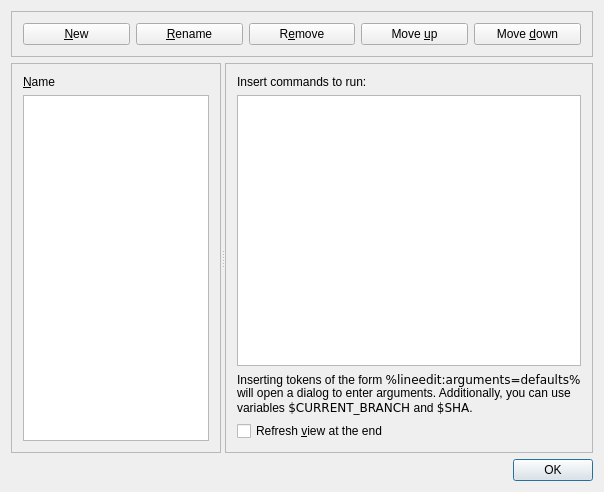
<?xml version="1.0" encoding="UTF-8"?>
<ui version="4.0">
 <class>CustomActionBase</class>
 <widget class="QWidget" name="CustomActionBase">
  <property name="geometry">
   <rect>
    <x>0</x>
    <y>0</y>
    <width>604</width>
    <height>492</height>
   </rect>
  </property>
  <property name="windowTitle">
   <string>Actions builder</string>
  </property>
  <property name="windowIcon">
   <iconset theme="bookmarks" resource="icons.qrc">
    <normaloff>:/icons/resources/bookmark.png</normaloff>:/icons/resources/bookmark.png</iconset>
  </property>
  <layout class="QVBoxLayout" name="verticalLayout">
   <item>
    <widget class="QFrame" name="frame">
     <property name="sizePolicy">
      <sizepolicy hsizetype="Preferred" vsizetype="Fixed">
       <horstretch>0</horstretch>
       <verstretch>0</verstretch>
      </sizepolicy>
     </property>
     <property name="frameShape">
      <enum>QFrame::Shape::StyledPanel</enum>
     </property>
     <property name="frameShadow">
      <enum>QFrame::Shadow::Raised</enum>
     </property>
     <layout class="QHBoxLayout" name="horizontalLayout">
      <item>
       <widget class="QPushButton" name="pushButtonNew">
        <property name="text">
         <string>&amp;New</string>
        </property>
        <property name="icon">
         <iconset theme="bookmark-new" resource="icons.qrc">
          <normaloff>:/icons/resources/bookmark_add.png</normaloff>:/icons/resources/bookmark_add.png</iconset>
        </property>
        <property name="shortcut">
         <string>Alt+N</string>
        </property>
       </widget>
      </item>
      <item>
       <widget class="QPushButton" name="pushButtonRename">
        <property name="text">
         <string>&amp;Rename</string>
        </property>
        <property name="icon">
         <iconset theme="edit-rename" resource="icons.qrc">
          <normaloff>:/icons/resources/pencil.png</normaloff>:/icons/resources/pencil.png</iconset>
        </property>
        <property name="shortcut">
         <string>Alt+R</string>
        </property>
       </widget>
      </item>
      <item>
       <widget class="QPushButton" name="pushButtonRemove">
        <property name="text">
         <string>R&amp;emove</string>
        </property>
        <property name="icon">
         <iconset theme="edit-delete" resource="icons.qrc">
          <normaloff>:/icons/resources/remove.png</normaloff>:/icons/resources/remove.png</iconset>
        </property>
        <property name="shortcut">
         <string>Alt+E</string>
        </property>
       </widget>
      </item>
      <item>
       <widget class="QPushButton" name="pushButtonMoveUp">
        <property name="layoutDirection">
         <enum>Qt::LayoutDirection::LeftToRight</enum>
        </property>
        <property name="text">
         <string>Move &amp;up</string>
        </property>
        <property name="icon">
         <iconset theme="arrow-up" resource="icons.qrc">
          <normaloff>:/icons/resources/1uparrow.png</normaloff>:/icons/resources/1uparrow.png</iconset>
        </property>
        <property name="shortcut">
         <string>Alt+U</string>
        </property>
       </widget>
      </item>
      <item>
       <widget class="QPushButton" name="pushButtonMoveDown">
        <property name="text">
         <string>Move &amp;down</string>
        </property>
        <property name="icon">
         <iconset theme="arrow-down" resource="icons.qrc">
          <normaloff>:/icons/resources/1downarrow.png</normaloff>:/icons/resources/1downarrow.png</iconset>
        </property>
        <property name="shortcut">
         <string>Alt+D</string>
        </property>
       </widget>
      </item>
     </layout>
    </widget>
   </item>
   <item>
    <widget class="QSplitter" name="splitter">
     <property name="sizePolicy">
      <sizepolicy hsizetype="Expanding" vsizetype="Expanding">
       <horstretch>0</horstretch>
       <verstretch>0</verstretch>
      </sizepolicy>
     </property>
     <property name="orientation">
      <enum>Qt::Orientation::Horizontal</enum>
     </property>
     <widget class="QFrame" name="frame_3">
      <property name="frameShape">
       <enum>QFrame::Shape::StyledPanel</enum>
      </property>
      <property name="frameShadow">
       <enum>QFrame::Shadow::Raised</enum>
      </property>
      <layout class="QVBoxLayout" name="verticalLayout_3">
       <item>
        <widget class="QLabel" name="labelActionName">
         <property name="text">
          <string>&amp;Name</string>
         </property>
         <property name="buddy">
          <cstring>listWidgetNames</cstring>
         </property>
        </widget>
       </item>
       <item>
        <widget class="QListWidget" name="listWidgetNames"/>
       </item>
      </layout>
     </widget>
     <widget class="QFrame" name="frame_2">
      <property name="frameShape">
       <enum>QFrame::Shape::StyledPanel</enum>
      </property>
      <property name="frameShadow">
       <enum>QFrame::Shadow::Raised</enum>
      </property>
      <layout class="QVBoxLayout" name="verticalLayout_2">
       <item>
        <widget class="QLabel" name="textLabel1">
         <property name="text">
          <string>Insert commands to run:</string>
         </property>
        </widget>
       </item>
       <item>
        <widget class="QTextEdit" name="textEditAction">
         <property name="toolTip">
          <string>Insert commands to run. See handbook (F1) for some examples.</string>
         </property>
         <property name="acceptRichText">
          <bool>false</bool>
         </property>
        </widget>
       </item>
       <item>
        <widget class="QLabel" name="label">
         <property name="text">
          <string>Inserting tokens of the form &lt;code&gt;%lineedit:arguments=defaults%&lt;/code&gt;&lt;br/&gt;
will open a dialog to enter arguments. Additionally, you can use&lt;br/&gt;
variables &lt;code&gt;$CURRENT_BRANCH&lt;/code&gt; and &lt;code&gt;$SHA&lt;/code&gt;.</string>
         </property>
         <property name="wordWrap">
          <bool>false</bool>
         </property>
        </widget>
       </item>
       <item>
        <widget class="QCheckBox" name="checkBoxRefreshAfterAction">
         <property name="toolTip">
          <string>If checked main view will be automatically refreshed when done</string>
         </property>
         <property name="text">
          <string>Refresh &amp;view at the end</string>
         </property>
         <property name="shortcut">
          <string>Alt+V</string>
         </property>
        </widget>
       </item>
      </layout>
     </widget>
    </widget>
   </item>
   <item>
    <widget class="QDialogButtonBox" name="buttonBox">
     <property name="standardButtons">
      <set>QDialogButtonBox::StandardButton::Ok</set>
     </property>
    </widget>
   </item>
  </layout>
 </widget>
 <layoutdefault spacing="6" margin="11"/>
 <resources>
  <include location="icons.qrc"/>
 </resources>
 <connections>
  <connection>
   <sender>pushButtonNew</sender>
   <signal>clicked()</signal>
   <receiver>CustomActionBase</receiver>
   <slot>pushButtonNew_clicked()</slot>
   <hints>
    <hint type="sourcelabel">
     <x>20</x>
     <y>20</y>
    </hint>
    <hint type="destinationlabel">
     <x>20</x>
     <y>20</y>
    </hint>
   </hints>
  </connection>
  <connection>
   <sender>pushButtonRename</sender>
   <signal>clicked()</signal>
   <receiver>CustomActionBase</receiver>
   <slot>pushButtonRename_clicked()</slot>
   <hints>
    <hint type="sourcelabel">
     <x>20</x>
     <y>20</y>
    </hint>
    <hint type="destinationlabel">
     <x>20</x>
     <y>20</y>
    </hint>
   </hints>
  </connection>
  <connection>
   <sender>pushButtonRemove</sender>
   <signal>clicked()</signal>
   <receiver>CustomActionBase</receiver>
   <slot>pushButtonRemove_clicked()</slot>
   <hints>
    <hint type="sourcelabel">
     <x>20</x>
     <y>20</y>
    </hint>
    <hint type="destinationlabel">
     <x>20</x>
     <y>20</y>
    </hint>
   </hints>
  </connection>
  <connection>
   <sender>checkBoxRefreshAfterAction</sender>
   <signal>toggled(bool)</signal>
   <receiver>CustomActionBase</receiver>
   <slot>checkBoxRefreshAfterAction_toggled(bool)</slot>
   <hints>
    <hint type="sourcelabel">
     <x>20</x>
     <y>20</y>
    </hint>
    <hint type="destinationlabel">
     <x>20</x>
     <y>20</y>
    </hint>
   </hints>
  </connection>
  <connection>
   <sender>pushButtonMoveUp</sender>
   <signal>clicked()</signal>
   <receiver>CustomActionBase</receiver>
   <slot>pushButtonMoveUp_clicked()</slot>
   <hints>
    <hint type="sourcelabel">
     <x>20</x>
     <y>20</y>
    </hint>
    <hint type="destinationlabel">
     <x>20</x>
     <y>20</y>
    </hint>
   </hints>
  </connection>
  <connection>
   <sender>pushButtonMoveDown</sender>
   <signal>clicked()</signal>
   <receiver>CustomActionBase</receiver>
   <slot>pushButtonMoveDown_clicked()</slot>
   <hints>
    <hint type="sourcelabel">
     <x>20</x>
     <y>20</y>
    </hint>
    <hint type="destinationlabel">
     <x>20</x>
     <y>20</y>
    </hint>
   </hints>
  </connection>
  <connection>
   <sender>textEditAction</sender>
   <signal>textChanged()</signal>
   <receiver>CustomActionBase</receiver>
   <slot>textEditAction_textChanged()</slot>
   <hints>
    <hint type="sourcelabel">
     <x>395</x>
     <y>239</y>
    </hint>
    <hint type="destinationlabel">
     <x>330</x>
     <y>231</y>
    </hint>
   </hints>
  </connection>
  <connection>
   <sender>listWidgetNames</sender>
   <signal>currentItemChanged(QListWidgetItem*,QListWidgetItem*)</signal>
   <receiver>CustomActionBase</receiver>
   <slot>listWidgetNames_currentItemChanged(QListWidgetItem*,QListWidgetItem*)</slot>
   <hints>
    <hint type="sourcelabel">
     <x>129</x>
     <y>256</y>
    </hint>
    <hint type="destinationlabel">
     <x>337</x>
     <y>232</y>
    </hint>
   </hints>
  </connection>
  <connection>
   <sender>buttonBox</sender>
   <signal>accepted()</signal>
   <receiver>CustomActionBase</receiver>
   <slot>pushButtonOk_clicked()</slot>
   <hints>
    <hint type="sourcelabel">
     <x>289</x>
     <y>428</y>
    </hint>
    <hint type="destinationlabel">
     <x>289</x>
     <y>245</y>
    </hint>
   </hints>
  </connection>
 </connections>
 <slots>
  <slot>pushButtonNew_clicked()</slot>
  <slot>pushButtonRename_clicked()</slot>
  <slot>pushButtonRemove_clicked()</slot>
  <slot>checkBoxRefreshAfterAction_toggled(bool)</slot>
  <slot>pushButtonMoveUp_clicked()</slot>
  <slot>pushButtonMoveDown_clicked()</slot>
  <slot>textEditAction_textChanged()</slot>
  <slot>listWidgetNames_currentItemChanged(QListWidgetItem*,QListWidgetItem*)</slot>
  <slot>pushButtonOk_clicked()</slot>
 </slots>
</ui>
